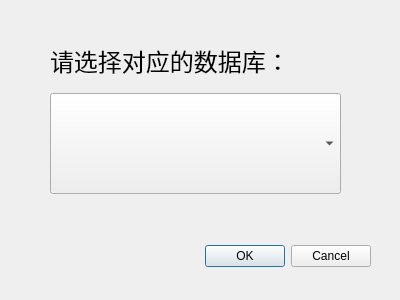
<?xml version="1.0" encoding="UTF-8"?>
<ui version="4.0">
 <class>Dialog_select_database</class>
 <widget class="QDialog" name="Dialog_select_database">
  <property name="geometry">
   <rect>
    <x>0</x>
    <y>0</y>
    <width>400</width>
    <height>300</height>
   </rect>
  </property>
  <property name="windowTitle">
   <string>Dialog</string>
  </property>
  <widget class="QDialogButtonBox" name="buttonBox">
   <property name="geometry">
    <rect>
     <x>30</x>
     <y>240</y>
     <width>341</width>
     <height>32</height>
    </rect>
   </property>
   <property name="orientation">
    <enum>Qt::Horizontal</enum>
   </property>
   <property name="standardButtons">
    <set>QDialogButtonBox::Cancel|QDialogButtonBox::Ok</set>
   </property>
  </widget>
  <widget class="QComboBox" name="comboBox_selectdb">
   <property name="geometry">
    <rect>
     <x>50</x>
     <y>93</y>
     <width>291</width>
     <height>101</height>
    </rect>
   </property>
   <property name="font">
    <font>
     <family>Times New Roman</family>
     <pointsize>26</pointsize>
    </font>
   </property>
  </widget>
  <widget class="QLabel" name="label">
   <property name="geometry">
    <rect>
     <x>50</x>
     <y>30</y>
     <width>301</width>
     <height>61</height>
    </rect>
   </property>
   <property name="font">
    <font>
     <family>幼圆</family>
     <pointsize>18</pointsize>
    </font>
   </property>
   <property name="text">
    <string>请选择对应的数据库：</string>
   </property>
  </widget>
 </widget>
 <resources/>
 <connections>
  <connection>
   <sender>buttonBox</sender>
   <signal>accepted()</signal>
   <receiver>Dialog_select_database</receiver>
   <slot>accept()</slot>
   <hints>
    <hint type="sourcelabel">
     <x>248</x>
     <y>254</y>
    </hint>
    <hint type="destinationlabel">
     <x>157</x>
     <y>274</y>
    </hint>
   </hints>
  </connection>
  <connection>
   <sender>buttonBox</sender>
   <signal>rejected()</signal>
   <receiver>Dialog_select_database</receiver>
   <slot>reject()</slot>
   <hints>
    <hint type="sourcelabel">
     <x>316</x>
     <y>260</y>
    </hint>
    <hint type="destinationlabel">
     <x>286</x>
     <y>274</y>
    </hint>
   </hints>
  </connection>
 </connections>
</ui>
